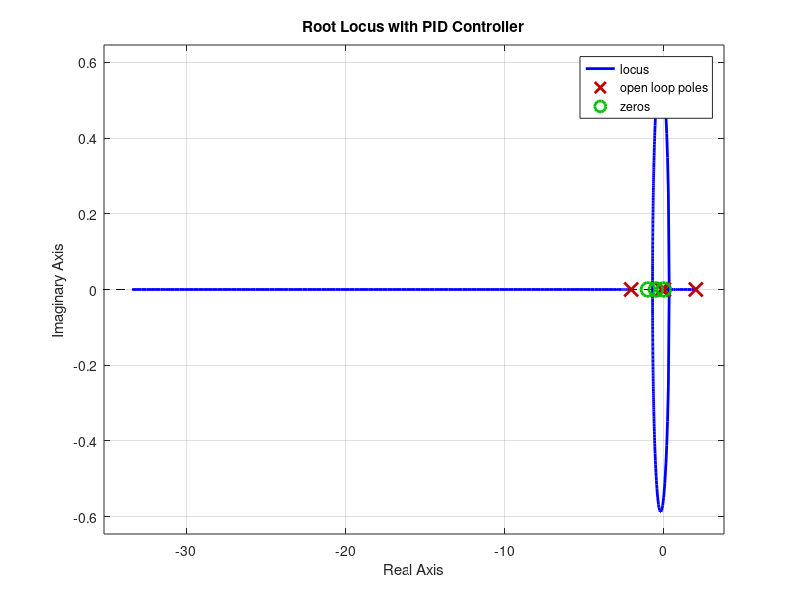

Here is the MATLAB script that generated this plot: (Note: this script raises an error after producing the figure.)
close all;
clc;
clear;

% (1) - PID Controller Design

%%System parameters:
M = 2.87;
m = 0.9;
b = 0.5;
I = 0.005;
g = 9.8;
l = 3.12;
Ts = 7;
Re = -4/Ts;
theeta = 0.005;
q = (M+m)*(I+m*l^2)-(m*l)^2;
s = tf('s');

P_cart = (((I+m*l^2)/q)*s^2 - (m*g*l/q))/(s^4 + (b*(I + m*l^2))*s^3/q - ((M + m)*m*g*l)*s^2/q - b*m*g*l*s/q);

P_pend = (m*l*s/q)/(s^3 + (b*(I + m*l^2))*s^2/q - ((M + m)*m*g*l)*s/q - b*m*g*l/q);
%%System Transfer Function

%Source: http://ctms.engin.umich.edu/CTMS/index.php?example=InvertedPendulum&section=SystemModeling%

sys_tf = [P_cart ; P_pend];


%%Here we are only interested in the control of the pendulum's position.
%Design requirements for this system are:
%1. Settling time for theta of less than 5 seconds
%2. Pendulum angle theta never more than 0.05 radians from the vertical
%3. Steady State error less then 3 sec

% (1) - PID Controller Design

rlocus(P_pend);
title('Root Locus of Plant (under Proportional Control)');

%As one of the branches of the above root locus is entirely in the right-half plane. 
%This means that will always be a closed-loop pole in the right-half plane, 
%thus making the system's impulse response unstable.
%To solve this problem, we need to add a pole at the origin (an integrator) 
%via the controller to cancel the plant zero at the origin. 
%This addition will produce two closed-loop poles in the right-half plane. 
%In our subsequent design we can then modify our controller to draw these poles into the left-half plane, 
%thereby stabilizing the closed-loop system. 
%So, adding a pole at origin, we get:

C = 1/s;
rlocus(C*P_pend)
title('Root Locus with Integral Control')

%So now we want to draw the root locus branches into the left-half plane to make the system stable. 
%Entering the following commands into the MATLAB command window will give us zeros and poles of our system.

zeros = zero(C*P_pend)
poles = pole(C*P_pend)

zeros = zero(C*P_pend)
poles = pole(C*P_pend)

%zeros =

 %    0


%poles =

%         0
%    2.0111
%   -2.0528
%   -0.1324
   
%So, there are four poles and only one zero. 
%This means that the root locus will have three asymptotes: 
%One along the real axis in the negative direction, and the other two at 120 degree angles to this one.
%This configuration is also unsatisfactory because we still have branches of the root locus that are entirely in the right-half complex plane. 
%In the above discussion we demonstrated that adding a zero to our integral controller 
%could pull the branches of the root locus to the left in the complex plane, 
%but we were not able to the pull the dominant branches far enough to the left. 
%A possible solution is to add yet another zero. 
%If we place both zeros on the negative real axis between the two plant poles, 
%then the two branches in the right-half plane will be pulled into the left-half plane 
%and will terminate at these two zeros. 
%Let's specifically evaluate the root locus for a controller with an
%integrator and zeros at -1, -0.5
%
z = [-1 -0.5];
p = 0;
k = 1;
C = zpk(z,p,k);
rlocus(C*P_pend)
title('Root Locus with PID Controller')

%Examining the above root locus helps us to determine whether or not our given requirements can be met. 
%Specifically, since it is desired that the settling time of the system be less than 7 seconds, 
%the real parts of our dominant closed-loop poles should be less than approximately -4/7 = -0.571. 
%In other words, our dominatnt closed-loop poles should be located in the complex  
% to the left of a vertical line at $s = -0.571$. 
%Since it is also desired that the pendulum not move more than 0.06 radians away from vertical, 
%we also want to ensure that the closed-loop system has sufficient damping. 
%Placing the dominant closed-loop poles near the real axis will increase the system's damping.

%To find the gain corresponding to a specific point on the root locus, we can use the rlocfind command. 
%Specifically, enter the command [k,poles] = rlocfind(C*P_pend) in the MATLAB command window.
%Then go to the plot and select a point on the root locus on left side of the loop, 
%Selecting these poles will ensure that the system settles sufficiently fast and, hopefully, that it has sufficient damping.

[k,poles] = rlocfind(C*P_pend)


%selected_point =

%  -0.7087 + 0.0011i


%k =

%  310.5155


%poles =

 %  0.0000 + 0.0000i
 %-33.4083 + 0.0000i
 % -0.7087 + 0.0011i
 % -0.7087 - 0.0011i
 
%Then we can check the impulse response of our closed-loop system to see if
%the requirements are met.
 K = 310.51;
T = feedback(P_pend,K*C);
impulse(T)
title('Response of Pendulum Angle to an Impulse Disturbance under PID Control');

 